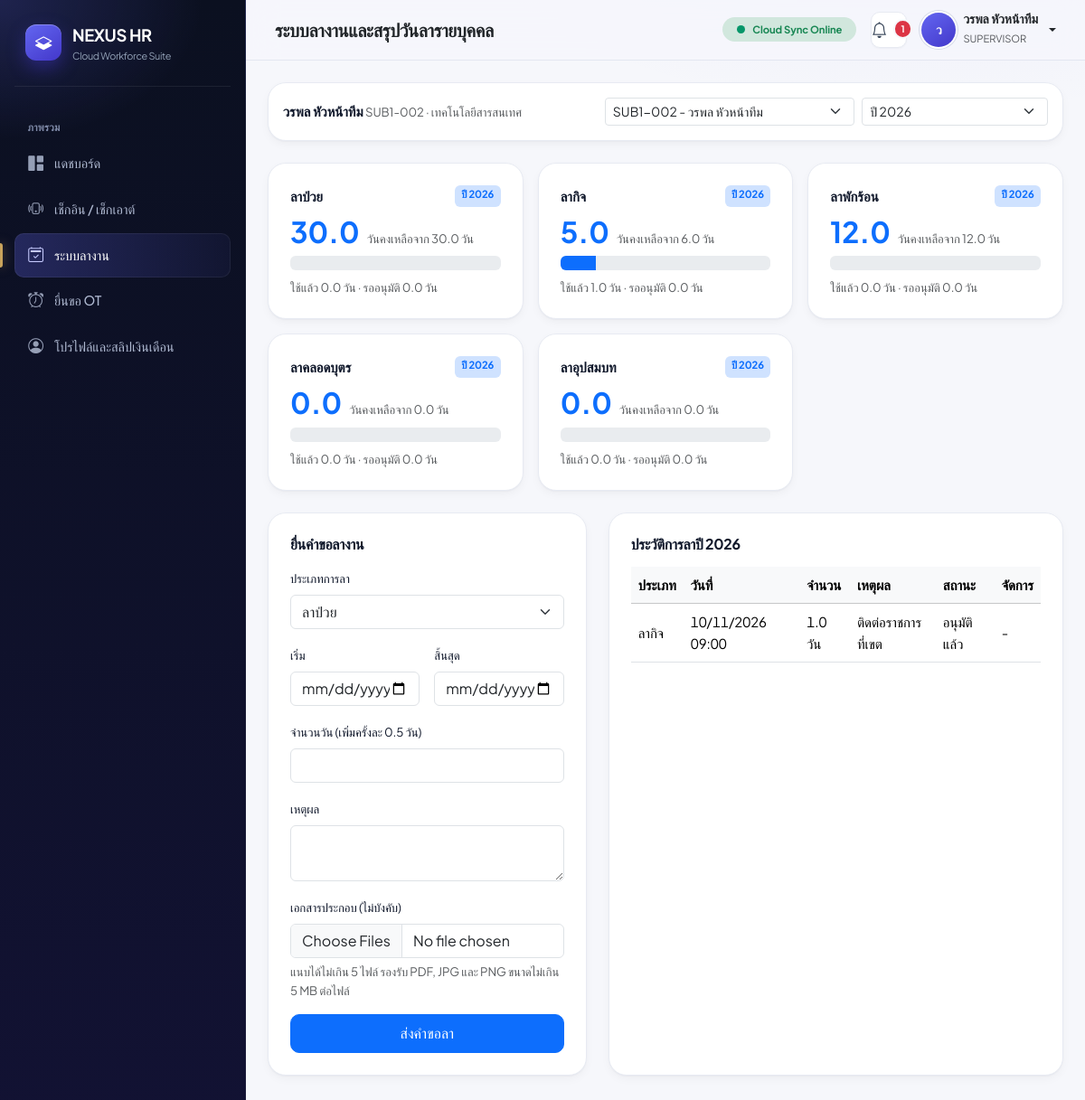
The app's page /modules/ess/leave_request.php (signed in) with its own data.
### tables this page shows
CREATE TABLE employees (
    id VARCHAR(20) PRIMARY KEY COMMENT 'รหัสพนักงาน เช่น EMP-000001 (PK)',
    company_id INT NOT NULL COMMENT 'รหัสบริษัทที่สังกัด',
    emp_code VARCHAR(20) NOT NULL COMMENT 'รหัสพนักงานสำรอง',
    first_name VARCHAR(100) NOT NULL COMMENT 'ชื่อ',
    last_name VARCHAR(100) NOT NULL COMMENT 'นามสกุล',
    id_card_no VARCHAR(13) NOT NULL COMMENT 'เลขบัตรประชาชน',
    email VARCHAR(100) UNIQUE NOT NULL COMMENT 'อีเมล',
    phone VARCHAR(20) NULL COMMENT 'เบอร์โทร',
    department_id INT NULL COMMENT 'รหัสแผนก',
    position_id INT NULL COMMENT 'รหัสตำแหน่ง',
    manager_id VARCHAR(20) NULL COMMENT 'รหัสหัวหน้าสายตรง',
    hire_date DATE NOT NULL COMMENT 'วันเริ่มงาน',
    base_salary DECIMAL(12,2) NOT NULL DEFAULT 0.00 COMMENT 'เงินเดือนฐาน',
    employment_status ENUM('active', 'probation', 'resigned') NOT NULL DEFAULT 'active' COMMENT 'สถานะงาน',
    status TINYINT(1) NOT NULL DEFAULT 1 COMMENT 'สถานะใช้งานในระบบ (1=ใช้งาน, 0=เลิกใช้/ลบ)',
    profile_image_url VARCHAR(500) NULL COMMENT 'รูปโปรไฟล์',
    created_at TIMESTAMP DEFAULT CURRENT_TIMESTAMP COMMENT 'วันที่สร้าง',
    updated_at TIMESTAMP DEFAULT CURRENT_TIMESTAMP ON UPDATE CURRENT_TIMESTAMP COMMENT 'วันที่แก้ไขล่าสุด',
    UNIQUE KEY uk_company_emp_code (company_id, emp_code),
    UNIQUE KEY uk_company_id_card (company_id, id_card_no),
    INDEX idx_employees_company_status (company_id, status, employment_status),
    INDEX idx_employees_manager (manager_id),
    FOREIGN KEY (company_id) REFERENCES companies(company_id),
    FOREIGN KEY (department_id) REFERENCES departments(id),
    FOREIGN KEY (position_id) REFERENCES positions(id),
    FOREIGN KEY (manager_id) REFERENCES employees(id) ON DELETE SET NULL
);

CREATE TABLE departments (
    id INT AUTO_INCREMENT PRIMARY KEY COMMENT 'รหัสแผนก (PK)',
    company_id INT NOT NULL COMMENT 'รหัสบริษัท',
    code VARCHAR(20) NOT NULL COMMENT 'รหัสย่อแผนก',
    name VARCHAR(100) NOT NULL COMMENT 'ชื่อแผนก',
    parent_id INT NULL COMMENT 'รหัสแผนกแม่',
    status TINYINT(1) NOT NULL DEFAULT 1 COMMENT 'สถานะใช้งาน (1=ใช้งาน, 0=เลิกใช้)',
    created_at TIMESTAMP DEFAULT CURRENT_TIMESTAMP COMMENT 'วันที่สร้าง',
    duplicate_key CHAR(64) NULL,
    UNIQUE KEY uk_departments_duplicate_key (duplicate_key),
    INDEX idx_departments_company_status (company_id, status),
    FOREIGN KEY (company_id) REFERENCES companies(company_id) ON DELETE CASCADE,
    FOREIGN KEY (parent_id) REFERENCES departments(id) ON DELETE SET NULL
);

CREATE TABLE leave_types (
    id INT AUTO_INCREMENT PRIMARY KEY COMMENT 'รหัสประเภทลา (PK)',
    company_id INT NULL COMMENT 'รหัสบริษัท (NULL = ใช้ร่วมกันทั้งเครือ)',
    name VARCHAR(50) NOT NULL COMMENT 'ชื่อประเภทลา',
    max_days_per_year INT NOT NULL COMMENT 'สิทธิ์ลาต่อปี (วัน)',
    is_paid BOOLEAN NOT NULL DEFAULT TRUE COMMENT 'จ่ายค่าจ้างไหม',
    is_carry_over BOOLEAN NOT NULL DEFAULT FALSE COMMENT 'ยกยอดได้ไหม',
    max_carry_over_years INT NOT NULL DEFAULT 0 COMMENT 'สะสมได้สูงสุด (ปี)',
    status TINYINT(1) NOT NULL DEFAULT 1 COMMENT 'สถานะใช้งาน (1=ใช้งาน, 0=เลิกใช้)',
    INDEX idx_leave_types_company_status (company_id, status),
    FOREIGN KEY (company_id) REFERENCES companies(company_id) ON DELETE CASCADE
);

CREATE TABLE leave_requests (
    id INT AUTO_INCREMENT PRIMARY KEY COMMENT 'รหัสคำขอลา (PK)',
    employee_id VARCHAR(20) NOT NULL COMMENT 'รหัสพนักงาน',
    leave_type_id INT NOT NULL COMMENT 'รหัสประเภทลา',
    start_date DATETIME NOT NULL COMMENT 'วันเวลาเริ่มลา',
    end_date DATETIME NOT NULL COMMENT 'วันเวลาสิ้นสุดลา',
    total_days DECIMAL(4,1) NOT NULL COMMENT 'จำนวนวันลา',
    reason TEXT NULL COMMENT 'เหตุผล',
    attachment_url VARCHAR(500) NULL COMMENT 'ไฟล์แนบ (ไม่บังคับ)',
    current_step INT NOT NULL DEFAULT 1 COMMENT 'ลำดับการอนุมัติปัจจุบัน',
    total_steps INT NOT NULL DEFAULT 4 COMMENT 'จำนวนขั้นอนุมัติทั้งหมด',
    status ENUM('pending', 'approved', 'rejected') NOT NULL DEFAULT 'pending' COMMENT 'สถานะคำขอรวม',
    pending_dedupe_key CHAR(64) NULL,
    approved_by VARCHAR(20) NULL COMMENT 'ผู้อนุมัติปิดงานขั้นสุดท้าย',
    approved_at DATETIME NULL COMMENT 'วันเวลาอนุมัติเสร็จสิ้น',
    created_at TIMESTAMP DEFAULT CURRENT_TIMESTAMP COMMENT 'วันที่ยื่นคำขอ',
    updated_at TIMESTAMP DEFAULT CURRENT_TIMESTAMP ON UPDATE CURRENT_TIMESTAMP COMMENT 'วันที่แก้ไขล่าสุด',
    UNIQUE KEY uk_leave_pending_dedupe (pending_dedupe_key),
    INDEX idx_leave_req_emp_status_dates (employee_id, status, start_date, end_date),
    INDEX idx_leave_req_status_step (status, current_step),
    FOREIGN KEY (employee_id) REFERENCES employees(id) ON DELETE CASCADE,
    FOREIGN KEY (leave_type_id) REFERENCES leave_types(id),
    FOREIGN KEY (approved_by) REFERENCES employees(id) ON DELETE SET NULL
);

### modules/ess/leave_request.php (the view, shortened to what the rows shown need)
<?php
require_once __DIR__ . '/../../includes/auth.php';
require_once ROOT_PATH . '/includes/approval_workflow.php';
$myEmployeeId = (string)($_SESSION['employee_id'] ?? '');
$currentYear = (int)date('Y');
$selectedYear = filter_var($_GET['year'] ?? $currentYear, FILTER_VALIDATE_INT);
$viewEmployeeId = $myEmployeeId;
$employeeStmt = $pdo->prepare('SELECT e.emp_code, e.first_name, e.last_name, d.name AS department FROM employees e LEFT JOIN departments d ON e.department_id = d.id WHERE e.id = ?');
$employeeStmt->execute([$viewEmployeeId]);
$employee = $employeeStmt->fetch();
$summaryStmt = $pdo->prepare("
    SELECT lt.id, lt.name, lt.status, COALESCE(lb.quota_days, 0) AS quota_days,
           COALESCE(lb.carried_days, 0) AS carried_days, COALESCE(lb.used_days, 0) AS used_days,
           COALESCE((SELECT SUM(lr.total_days) FROM leave_requests lr
                     WHERE lr.employee_id = ? AND lr.leave_type_id = lt.id
                       AND YEAR(lr.start_date) = ? AND lr.status = 'pending'), 0) AS pending_days
    FROM leave_types lt
    LEFT JOIN leave_balances lb ON lb.leave_type_id = lt.id AND lb.employee_id = ? AND lb.year = ?
    ORDER BY lt.id
");
$summaryStmt->execute([$viewEmployeeId, $selectedYear, $viewEmployeeId, $selectedYear]);
$leaveSummary = $summaryStmt->fetchAll();
$historyStmt = $pdo->prepare("
    SELECT lr.*, lt.name AS leave_name, CONCAT(ap.first_name, ' ', ap.last_name) AS approver_name,
           la.approver_role AS current_approver_role
    FROM leave_requests lr
    JOIN leave_types lt ON lt.id = lr.leave_type_id
    LEFT JOIN employees ap ON ap.id = lr.approved_by
    LEFT JOIN leave_approvals la ON la.leave_request_id = lr.id AND la.step_order = lr.current_step
    WHERE lr.employee_id = ? AND YEAR(lr.start_date) = ?
    ORDER BY lr.start_date DESC
");
$historyStmt->execute([$viewEmployeeId, $selectedYear]);
$leaveHistory = $historyStmt->fetchAll();
include ROOT_PATH . '/includes/layout_top.php';
?>
<section class="glass-card p-3 mb-4">
    <form method="get" class="row g-2 align-items-center">
        <div class="col-md-5">
            <strong><?= htmlspecialchars($employee['first_name'] . ' ' . $employee['last_name']) ?></strong>
            <span class="text-muted small"><?= htmlspecialchars($employee['emp_code'] . ' · ' . ($employee['department'] ?? '-')) ?></span>
        </div>
    </form>
</section>
<div class="row g-3 mb-4">
    <?php foreach ($leaveSummary as $summary):
        $quota = (float)$summary['quota_days'] + (float)$summary['carried_days'];
        $used = (float)$summary['used_days'];
        $pending = (float)$summary['pending_days'];
        $remaining = max(0, $quota - $used - $pending);
        $percent = $quota > 0 ? min(100, (int)round(($used + $pending) / $quota * 100)) : 0;
    ?>
    <div class="col-md-4">
        <section class="glass-card p-4 h-100">
            <div class="d-flex justify-content-between gap-2">
                <strong><?= htmlspecialchars($summary['name']) ?></strong>
                <div class="d-flex gap-1">
                    <span class="badge bg-primary-subtle text-primary">ปี <?= $selectedYear ?></span>
                </div>
            </div>
            <div class="d-flex align-items-baseline gap-2 my-2">
                <span class="h2 fw-bold text-primary mb-0"><?= number_format($remaining, 1) ?></span>
                <span class="text-muted small">วันคงเหลือจาก <?= number_format($quota, 1) ?> วัน</span>
            </div>
            <div class="progress" role="progressbar" aria-label="ใช้สิทธิ์การลา" aria-valuenow="<?= $percent ?>" aria-valuemin="0" aria-valuemax="100">
                <div class="progress-bar" style="width: <?= $percent ?>%"></div>
            </div>
            <p class="small text-muted mt-2 mb-0">ใช้แล้ว <?= number_format($used, 1) ?> วัน · รออนุมัติ <?= number_format($pending, 1) ?> วัน</p>
        </section>
    </div>
    <?php endforeach; ?>
</div>
<div class="row g-4 mb-4">
    <?php if ($viewEmployeeId === $myEmployeeId): ?>
    <div class="col-lg-5">
        <section class="glass-card p-4 h-100">
            <h2 class="h6 fw-bold mb-3">ยื่นคำขอลางาน</h2>
        </section>
    </div>
    <?php endif; ?>
    <div class="col-lg-<?= $viewEmployeeId === $myEmployeeId ? '7' : '12' ?>">
        <section class="glass-card p-4 h-100">
            <h2 class="h6 fw-bold mb-3">ประวัติการลาปี <?= $selectedYear ?></h2>
            <div class="table-responsive">
                <table class="table table-hover align-middle">
                    <thead class="table-light"><tr><th>ประเภท</th><th>วันที่</th><th>จำนวน</th><th>เหตุผล</th><th>สถานะ</th><th>จัดการ</th></tr></thead>
                    <tbody>
                    <?php if (!$leaveHistory): ?>
                        <tr><td colspan="6" class="text-center text-muted py-4">ไม่มีรายการลาในปีนี้</td></tr>
                    <?php else: foreach ($leaveHistory as $request): ?>
                        <tr>
                            <td><?= htmlspecialchars($request['leave_name']) ?></td>
                            <td><?= htmlspecialchars(date('d/m/Y H:i', strtotime($request['start_date']))) ?></td>
                            <td><?= number_format((float)$request['total_days'], 1) ?> วัน</td>
                            <td>
                                <?= htmlspecialchars($request['reason'] ?? '') ?>
                            </td>
                            <td><?= htmlspecialchars(getApprovalProgressLabel($request)) ?></td>
                            <td>
                                <?php if ($request['status'] === 'pending' && $viewEmployeeId === $myEmployeeId): ?>
                                    <form method="post" onsubmit="return confirm('ยกเลิกคำขอลานี้หรือไม่?')">
                                        <input type="hidden" name="csrf_token" value="<?= htmlspecialchars(csrfToken()) ?>">
                                        <input type="hidden" name="action" value="cancel">
                                        <input type="hidden" name="request_id" value="<?= (int)$request['id'] ?>">
                                        <button class="btn btn-sm btn-outline-danger">ยกเลิก</button>
                                    </form>
                                <?php else: ?>- <?php endif; ?>
                            </td>
                        </tr>
                    <?php endforeach; endif; ?>
                    </tbody>
                </table>
            </div>
        </section>
    </div>
</div>
<?php include ROOT_PATH . '/includes/layout_bottom.php'; ?>

### records on screen
employees: first_name+last_name "วรพล หัวหน้าทีม", emp_code.name "SUB1-002 · เทคโนโลยีสารสนเทศ"
leave_types: name "ลาป่วย", remaining "30.0", quota "30.0", $percent 0 (drawn), used "0.0", pending "0.0"
leave_types: name "ลากิจ", remaining "5.0", quota "6.0", $percent 17 (drawn), used "1.0", pending "0.0"
leave_types: name "ลาพักร้อน", remaining "12.0", quota "12.0", $percent 0 (drawn), used "0.0", pending "0.0"
leave_types: name "ลาคลอดบุตร", remaining "0.0", quota "0.0", $percent 0 (drawn), used "0.0", pending "0.0"
leave_types: name "ลาอุปสมบท", remaining "0.0", quota "0.0", $percent 0 (drawn), used "0.0", pending "0.0"
leave_requests: leave_type.name "ลากิจ", start_date "10/11/2026 09:00", total_days "1.0", reason "ติดต่อราชการที่เขต", status "อนุมัติแล้ว"

### other values on screen
$pageTitle "ระบบลางานและสรุปวันลารายบุคคล"
$approvalNotifications['total'] "1"
mb_substr($_SESSION['full_name'] ?? 'U', 0, 1) "ว"
$_SESSION['full_name'] "วรพล หัวหน้าทีม"
$_SESSION['role'] "SUPERVISOR"
$selectedYear "2026"
form field emp_id "SUB1-002 - วรพล หัวหน้าทีม"
form field leave_type_id "ลาป่วย"
